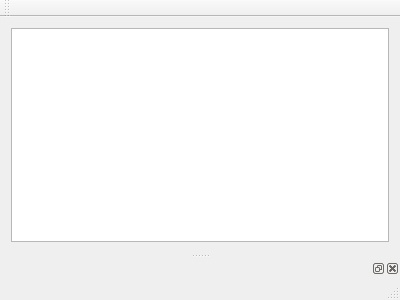
<?xml version="1.0" encoding="UTF-8"?>
<ui version="4.0">
 <class>MainWindow</class>
 <widget class="QMainWindow" name="MainWindow">
  <property name="geometry">
   <rect>
    <x>0</x>
    <y>0</y>
    <width>400</width>
    <height>300</height>
   </rect>
  </property>
  <property name="windowTitle">
   <string>MainWindow</string>
  </property>
  <widget class="QWidget" name="centralWidget">
   <layout class="QVBoxLayout" name="verticalLayout">
    <item>
     <widget class="QGraphicsView" name="graphicsView"/>
    </item>
   </layout>
  </widget>
  <widget class="QMenuBar" name="menuBar">
   <property name="geometry">
    <rect>
     <x>0</x>
     <y>0</y>
     <width>400</width>
     <height>22</height>
    </rect>
   </property>
  </widget>
  <widget class="QToolBar" name="mainToolBar">
   <attribute name="toolBarArea">
    <enum>TopToolBarArea</enum>
   </attribute>
   <attribute name="toolBarBreak">
    <bool>false</bool>
   </attribute>
  </widget>
  <widget class="QStatusBar" name="statusBar"/>
  <widget class="QDockWidget" name="dockWidget">
   <attribute name="dockWidgetArea">
    <number>8</number>
   </attribute>
   <widget class="TimelineWidget" name="dockWidgetContents"/>
  </widget>
 </widget>
 <layoutdefault spacing="6" margin="11"/>
 <customwidgets>
  <customwidget>
   <class>TimelineWidget</class>
   <extends>QWidget</extends>
   <header>TimelineWidget/timelinewidget.h</header>
   <container>1</container>
  </customwidget>
 </customwidgets>
 <resources/>
 <connections/>
</ui>
